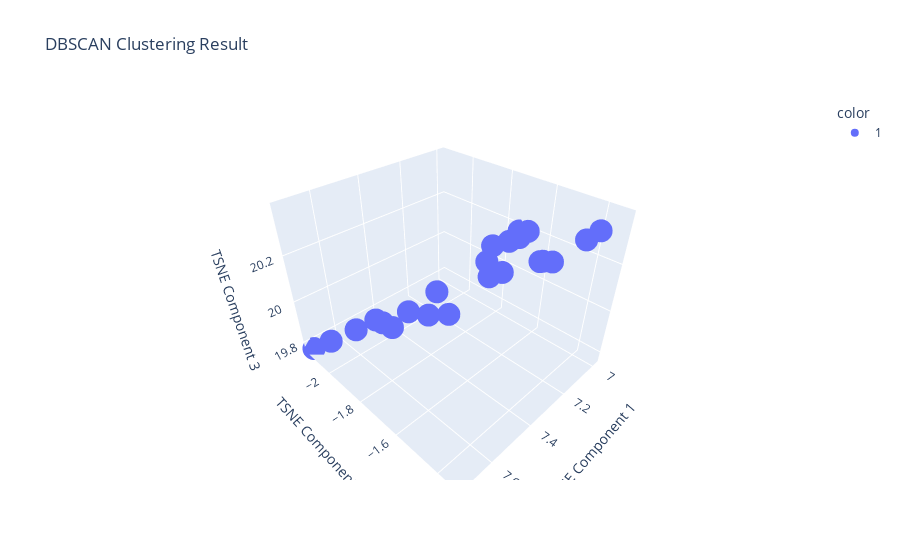

This figure's notebook cell:
### Code cell
# Apply DBSCAN using the best parameters
best_dbscan = DBSCAN(eps=best_params['eps'], min_samples=best_params['min_samples'])
labels = best_dbscan.fit_predict(scaled_features)
tsne = TSNE(n_components=3, random_state=42, perplexity=30, learning_rate=200)
scaled_features= tsne.fit_transform(scaled_features)
# Convert to DataFrame for easier plotting
data = {
    "TSNE Component 1": scaled_features[:, 0],
    "TSNE Component 2": scaled_features[:, 1],
    "TSNE Component 3": scaled_features[:, 2],
    "Cluster": labels
}

import pandas as pd
df_plot = pd.DataFrame(data)
df_plot=df_plot[df_plot["Cluster"] == 1 ]
# Create an interactive 3D scatter plot
fig = px.scatter_3d(df_plot, x='TSNE Component 1', y='TSNE Component 2', z='TSNE Component 3',
                     color=df_plot['Cluster'].astype(str), 
                     title="DBSCAN Clustering Result",
                     labels={'Cluster': 'Cluster Label'})

fig.show()

### Figure 1 — Plotly figure (JSON) as saved in the notebook; plotly's stock layout.template omitted (floating-point values rounded to 4 significant figures)
{"data": [{"hovertemplate": "color=1<br>TSNE Component 1=%{x}<br>TSNE Component 2=%{y}<br>TSNE Component 3=%{z}<extra></extra>", "legendgroup": "1", "marker": {"color": "#636efa", "symbol": "circle"}, "mode": "markers", "name": "1", "scene": "scene", "showlegend": true, "type": "scatter3d", "x": [7.56, 7.542, 7.722, 7.272, 7.253, 7.046, 6.984, 7.6, 7.272, 7.295, 7.006, 7.083, 7.534, 7.124, 7.212, 7.499, 7.173, 7.316, 7.591, 7.065, 7.667, 7.522, 7.387], "y": [-1.881, -1.952, -2.145, -1.427, -1.405, -1.681, -1.729, -2.007, -1.437, -1.558, -1.672, -1.776, -1.565, -1.334, -1.695, -1.804, -1.35, -1.595, -1.782, -1.712, -2.097, -1.672, -1.775], "z": [19.96, 19.92, 19.77, 20.3, 20.3, 20.19, 20.18, 19.88, 20.29, 20.21, 20.21, 20.13, 20.16, 20.38, 20.15, 20.02, 20.36, 20.18, 20.02, 20.17, 19.8, 20.09, 20.07]}], "layout": {"legend": {"title": {"text": "color"}, "tracegroupgap": 0}, "scene": {"domain": {"x": [0, 1], "y": [0, 1]}, "xaxis": {"title": {"text": "TSNE Component 1"}}, "yaxis": {"title": {"text": "TSNE Component 2"}}, "zaxis": {"title": {"text": "TSNE Component 3"}}}, "title": {"text": "DBSCAN Clustering Result"}}}
